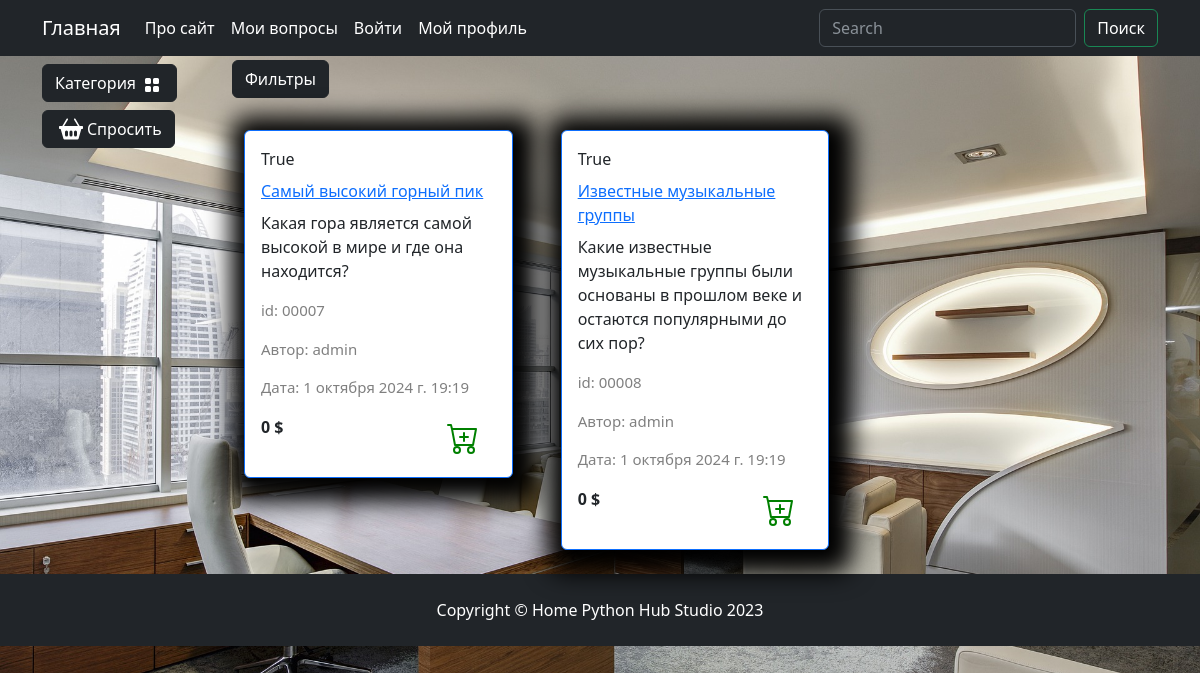
The app's page /catalog/other/ with its own data.
### questions/models.py (models this page shows, shortened)
class Questions(models.Model):
    author = models.ForeignKey("auth.User", on_delete=models.CASCADE, verbose_name="Автор")
    category = models.ForeignKey(to=Categories, on_delete=models.CASCADE, verbose_name="Категория")
    title = models.CharField(max_length=200, verbose_name="Заголовок")
    slug = models.SlugField(max_length=200, unique=True, blank=True, null=True, verbose_name="Ссылка")
    text = models.TextField(verbose_name="Текст")
    rating = models.IntegerField(default=0, verbose_name="Рейтинг")
    date = models.DateTimeField( verbose_name="Дата", default=time_now)
    out_answer = models.BooleanField(default=True, verbose_name="Без ответа")
    class Meta:
        db_table = "question"
        verbose_name = "Вопрос"
        verbose_name_plural = "Вопросы"
    def display_id(self):
        return f"{self.id:05}"

### questions/views.py (the view)
# urls.py: path('catalog/', include('questions.urls', namespace='catalog')),
def catalog(request, category_slug=None):
    out_answer = request.GET.get('out_answer', None)
    order_by = request.GET.get('order_by', None)
    query = request.GET.get('q', None)
    if category_slug==None and not query:
        questions = Questions.objects.all()
    elif query:
        questions = q_search(query)
    else:
        questions = Questions.objects.filter(category__slug=category_slug)
    if out_answer:
        questions = questions.filter(out_answer=True)
    if order_by and order_by != "default":
        questions = questions.order_by(order_by)
    context: dict = {
        'title': "Каталог",
        'content': "Содержание каталога",
        'questions': questions,
        'slug_url': category_slug
    }
    return render(request, 'questions/catalog.html', context)

### questions/templatetags/question_tags.py (called while the page is built)
@register.simple_tag()
def tag_categories():
    return Categories.objects.all()

### questions/templates/questions/catalog.html (shortened to what this page needs)
{% extends "main/base.html" %}
{% load static %}
{% block content %}
    <div class="row">
        <div class="dropdown mb-2">
            <button class="btn btn-secondary dropdown-toggle btn-dark" type="button" data-bs-toggle="dropdown"
                aria-expanded="false">
                Фильтры
            </button>
        </div>
        {% for item in questions %}
        <div class="col-lg-4 col-md-6 p-4">
            <div class="card border-primary rounded custom-shadow">
                <div class="card-body">
                    <p class="card-title">{{ item.out_answer }}</p>
                    <a href="{% url "catalog:question" item.slug %}">
                        <p class="card-title">{{ item.title }}</p>
                    </a>
                    <p class="card-text ">{{ item.text }}</p>
                    <p class="product_id">id: {{ item.display_id }}</p>
                    <p class="product_id">Автор: {{ item.author }}</p>
                    <p class="product_id">Дата: {{ item.date }}</p>
                    <div class="d-flex justify-content-between">
                        <p><strong>{{ item.rating }} $</strong></p>
                        <a href="#" class="btn add-to-cart">
                            <img class="mx-1" src="{% static "deps/icons/cart-plus.svg" %}" alt="Catalog Icon"
                                width="32" height="32">
                        </a>
                    </div>
                </div>
            </div>
        </div>
        {% endfor %}
    </div>
{% endblock content %}
{% block footer %}
    <footer class="py-4 bg-dark">
        <div class="container">
            <p class="m-0 text-center text-white">Copyright &copy; Home Python Hub Studio 2023</p>
        </div>
    </footer>
{% endblock footer %}

### static/deps/css/my_css.css (style rules this page uses)
body { background-image: url("../images/bg-image.jpg"); background-repeat: no-repeat; background-attachment: fixed; background-position: center center; background-size: cover; height: 100%; }
.dropdown-toggle::after { content: none; }
.custom-shadow { box-shadow: 5px 5px 25px 19px #000000; }
.product_id { color: gray; font-size: 15px; }

### records on screen
Questions: out_answer "True", title "Самый высокий горный пик", text "Какая гора является самой высокой в мире и где она находится?", display_id "00007", author "admin", date "1 октября 2024 г. 19:19", rating "0"
Questions: out_answer "True", title "Известные музыкальные группы", text "Какие известные музыкальные группы были основаны в прошлом веке и остаются популярными до сих пор?", display_id "00008", author "admin", date "1 октября 2024 г. 19:19", rating "0"
